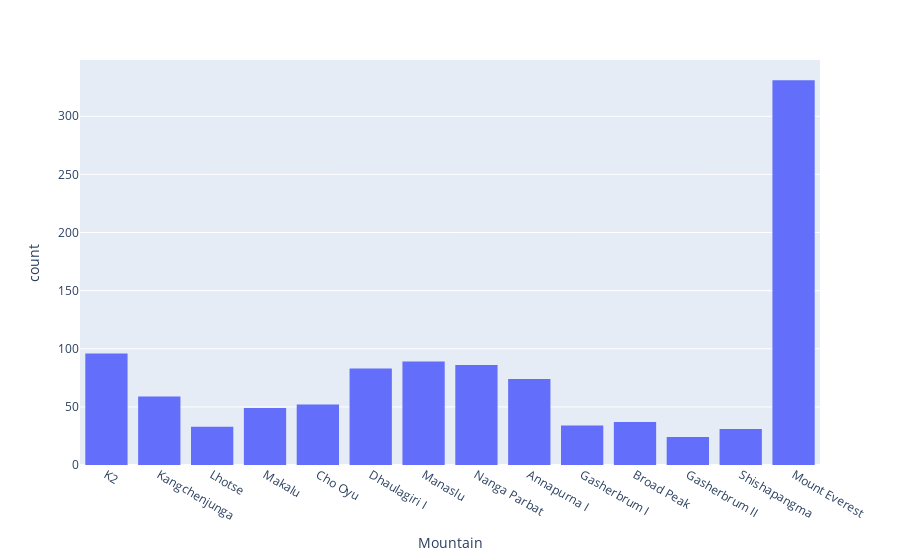

The cell this chart's notebook holds for it:
### Code cell
histogram(data_frame=df, x='Mountain')

### Figure 1 — Plotly figure (JSON) as saved in the notebook; plotly's stock layout.template omitted (floating-point values rounded to 4 significant figures; data arrays with more than 128 entries replaced by an {"elided": "..."} marker saying what was removed)
{"data": [{"alignmentgroup": "True", "bingroup": "x", "hovertemplate": "Mountain=%{x}<br>count=%{y}<extra></extra>", "legendgroup": "", "marker": {"color": "#636efa", "pattern": {"shape": ""}}, "name": "", "offsetgroup": "", "orientation": "v", "showlegend": false, "type": "histogram", "x": {"elided": "1078 str values"}, "xaxis": "x", "yaxis": "y"}], "layout": {"barmode": "relative", "legend": {"tracegroupgap": 0}, "margin": {"t": 60}, "xaxis": {"anchor": "y", "domain": [0, 1], "title": {"text": "Mountain"}}, "yaxis": {"anchor": "x", "domain": [0, 1], "title": {"text": "count"}}}}
